Frame 1 (no input): blank canvas, image omitted
Frame 60 (the mouse pressed at the canvas centre just before this capture): blank canvas, image omitted
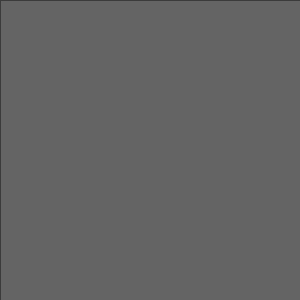
Frame 120 (the mouse held since frame 60 and released just before this capture)

The Processing sketch whose frames 1 and 60 were blank and that drew this single picture after the mouse press (run headless with seeded random() and noise(); from frame 60 on, the mouse is pressed at the canvas centre):

// Processing sketch: processing_147282
// ── processing_147282.pde

void setup()
{
 
size(300,300);
smooth();
}
 
 
void draw(){
     if(mousePressed){
         fill(100,50);
         rect(0,0,300,300);
     }
  float weight=dist(mouseX,mouseY,pmouseX,pmouseY);
  strokeWeight(weight);
  line(mouseX,mouseY,pmouseX,pmouseY);

}
